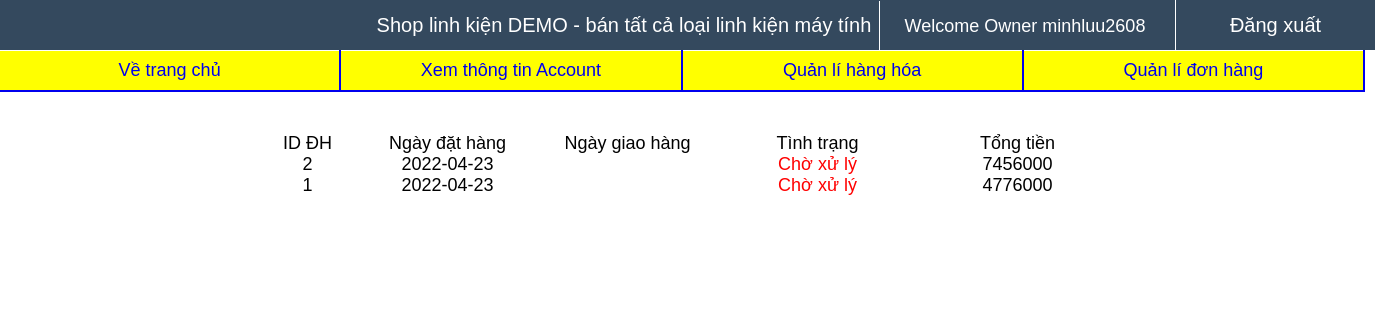
Screenshot of /Admin/QL_DH.php (signed in) with the database file from the repository.
### tables this page shows
CREATE TABLE `donhang` (
  `ID_DH` int(11) NOT NULL,
  `ID_User_KH` int(11) NOT NULL,
  `ID_User_QL` int(11) DEFAULT NULL,
  `Status_DH` varchar(30) NOT NULL,
  `Ngay_Dat` date DEFAULT NULL,
  `Ngay_Giao` date DEFAULT NULL CHECK (`Ngay_Dat` <= `Ngay_Giao`),
  `Tong_tien` int(11) NOT NULL
);

### Admin/HTMLprocess.php (the view, shortened to what this page needs)
<?php
	function show_QL_DH(){
		if(empty($_GET)){
			$connect = connectDB();
			$query = "Select * from donhang order by ID_DH DESC";
			$result = mysqli_query($connect, $query);
			$data = array();
			while($row = mysqli_fetch_array($result, 1)){
				$data[] = $row;
			}
?>
			<div class="content_DH">
				<div class="DH_ngang">
					<label class="ID_DH"> ID ĐH</label>
					<label class="Date"> Ngày đặt hàng</label>
					<label class="Date"> Ngày giao hàng</label>
					<label class="Status"> Tình trạng</label>
					<label class="Total"> Tổng tiền</label>
				</div>
<?php
				if(count($data)!=0){
					for($i=0;$i<count($data);$i++){
						$id_dh = $data[$i]['ID_DH'];
						$ngay_dat = $data[$i]['Ngay_Dat'];
						$ngay_giao = $data[$i]['Ngay_Giao'];
						$tinh_trang = $data[$i]['Status_DH'];
						$tong_tien = $data[$i]['Tong_tien'];
?>
						<div class="DH_ngang">
							<a class="ID_DH" href="QL_DH.php?ID_DH=<?php echo $id_dh ?>"><?php echo $id_dh ?></a>
							<a class="Date" href="QL_DH.php?ID_DH=<?php echo $id_dh ?>"><?php echo $ngay_dat ?></a>
							<a class="Date" href="QL_DH.php?ID_DH=<?php echo $id_dh ?>"><?php echo $ngay_giao ?></a>
<?php
							if(strcmp($tinh_trang, "Chờ xử lý") == 0){
								echo "<a class=\"Status_ChoXuLy\" href=\"QL_DH.php?ID_DH=".$id_dh."\"> ".$tinh_trang." </a>";
							}
							else{
								echo "<a class=\"Status_DaXuLy\" href=\"QL_DH.php?ID_DH=".$id_dh."\">".$tinh_trang."</a>";
							}
?>
							<a class="Total" href="QL_DH.php?ID_DH=<?php echo $id_dh ?>"><?php echo $tong_tien ?></a>
						</div>
<?php
					}
				}
?>
			</div>
<?php
		}
	}
?>

### Admin/QL_DH.css (style rules this page uses)
* { margin:0px; padding:0px; }
body { font-family:Arial, Cambria, "Hoefler Text", "Liberation Serif", Times, "Times New Roman", "serif"; font-size:18px; justify-content: center; align-items: center; text-align: center; }
.admin_content .content_DH .DH_ngang { display: flex; }
.admin_content .content_DH .DH_ngang a { text-decoration: none; color: black; }
.admin_content .content_DH .DH_ngang .ID_DH { width: 100px; }
.admin_content .content_DH .DH_ngang .Date { width: 180px; }
.admin_content .content_DH .DH_ngang .Status, .Status_ChoXuLy, .Status_DaXuLy, .Total { width: 200px; }
.admin_content .content_DH .DH_ngang .Status_ChoXuLy { color: red; }

### rows the page displays
donhang: ID_DH "2", Ngay_Dat "2022-04-23", Status_DH "Chờ xử lý", Tong_tien "7456000"
donhang: ID_DH "1", Ngay_Dat "2022-04-23", Status_DH "Chờ xử lý", Tong_tien "4776000"

### other values shown
$_SESSION['privilege'] "Owner"
$_SESSION['username'] "minhluu2608"
